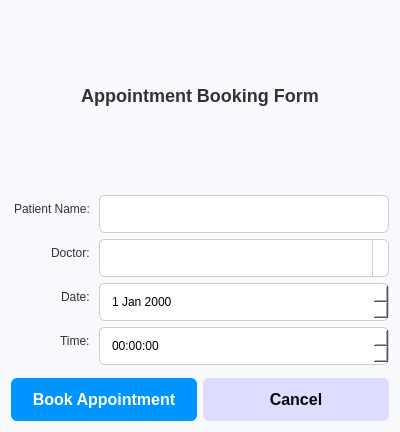
<?xml version="1.0" encoding="UTF-8"?>
<ui version="4.0">
 <class>AppointmentForm</class>
 <widget class="QDialog" name="AppointmentForm">
  <property name="geometry">
   <rect>
    <x>0</x>
    <y>0</y>
    <width>400</width>
    <height>432</height>
   </rect>
  </property>
  <property name="windowTitle">
   <string>Appointment Booking</string>
  </property>
  <property name="styleSheet">
   <string notr="true">QDialog {
    background-color: #f7f9fc;
    font-family: 'Arial', sans-serif;
    font-size: 14px;
    padding: 20px;
    border-radius: 8px;
}

QLabel {
    color: #333;
    margin-bottom: 10px;
}

QLineEdit, QComboBox {
    padding: 10px;
    border: 1px solid #ccc;
    border-radius: 6px;
    background-color: #ffffff;
    color: #000;  /* Text color in QLineEdit set to black */
}

QLineEdit:focus, QComboBox:focus {
    border-color: #007acc;
    box-shadow: 0 0 5px rgba(0, 122, 204, 0.5);
}

QPushButton#btnBookAppointment {
    background-color: #0094ff;
    color: #fff;
    padding: 12px 18px;
    border: none;
    border-radius: 6px;
    font-size: 16px;
    font-weight: bold;
}

QPushButton#btnBookAppointment:hover {
    background-color: #218838;
}

QPushButton#btnCancel {
    background-color: #dedcff;
    color: #080608;
    padding: 12px 18px;
    border: none;
    border-radius: 6px;
    font-size: 16px;
    font-weight: bold;
}

QPushButton#btnCancel:hover {
    background-color: #c82333;
}

QFormLayout {
    spacing: 10px;
    margin-bottom: 20px;
}

QFormLayout QLineEdit, QFormLayout QComboBox {
    min-width: 250px;
}

QComboBox {
    padding: 10px;
    border: 1px solid #ccc;
    border-radius: 6px;
    background-color: #ffffff;
}

QComboBox::drop-down {
    border-left: 1px solid #ccc;
}

QDateEdit, QTimeEdit {
    padding: 10px;
    border: 1px solid #ccc;
    border-radius: 6px;
    background-color: #ffffff;
    color: #000;  /* Text color in QDateEdit and QTimeEdit set to black */
}

QDateEdit::down-arrow, QTimeEdit::down-arrow {
   color: #000;
}

QDateEdit:focus, QTimeEdit:focus {
    border-color: #007acc;
    box-shadow: 0 0 5px rgba(0, 122, 204, 0.5);
}

QWidget#appointmentDetails {
    background-color: #e6f0ff;
    padding: 15px;
    border-radius: 6px;
}

QWidget#appointmentDetails QLabel {
    color: #0056b3;
    font-weight: bold;
}

QWidget#appointmentDetails QLineEdit {
    background-color: #ffffff;
    border: 1px solid #007acc;
    color: #000;  /* Text color in QLineEdit within appointmentDetails set to black */
}

QWidget#appointmentDetails QComboBox {
    background-color: #ffffff;
    border: 1px solid #007acc;
}

QWidget#appointmentDetails QDateEdit, QWidget#appointmentDetails QTimeEdit {
    background-color: #ffffff;
    border: 1px solid #007acc;
    color: #000;  /* Text color in QDateEdit and QTimeEdit within appointmentDetails set to black */
}

QWidget#appointmentDetails QDateEdit::down-arrow, QWidget#appointmentDetails QTimeEdit::down-arrow {
    image: url(:/black-arrow-down.png);  /* Assuming you have an image resource for a black arrow */
}

QWidget#appointmentDetails QPushButton {
    background-color: #28a745;
    color: #fff;
    padding: 10px 15px;
    border: none;
    border-radius: 6px;
    font-size: 14px;
    font-weight: bold;
}

QWidget#appointmentDetails QPushButton:hover {
    background-color: #218838;
}
</string>
  </property>
  <layout class="QVBoxLayout" name="verticalLayout">
   <item>
    <layout class="QVBoxLayout" name="titleLayout">
     <item>
      <widget class="QLabel" name="messageTitle">
       <property name="enabled">
        <bool>true</bool>
       </property>
       <property name="styleSheet">
        <string notr="true">
         QLabel {
             font-size: 18px;
             font-weight: bold;
         }
        </string>
       </property>
       <property name="text">
        <string>Appointment Booking Form</string>
       </property>
       <property name="alignment">
        <set>Qt::AlignmentFlag::AlignCenter</set>
       </property>
      </widget>
     </item>
    </layout>
   </item>
   <item>
    <layout class="QFormLayout" name="formLayout">
     <property name="labelAlignment">
      <set>Qt::AlignmentFlag::AlignRight|Qt::AlignmentFlag::AlignTrailing|Qt::AlignmentFlag::AlignVCenter</set>
     </property>
     <property name="formAlignment">
      <set>Qt::AlignmentFlag::AlignLeading|Qt::AlignmentFlag::AlignLeft|Qt::AlignmentFlag::AlignTop</set>
     </property>
     <item row="0" column="0">
      <widget class="QLabel" name="labelPatientName">
       <property name="text">
        <string>Patient Name:</string>
       </property>
      </widget>
     </item>
     <item row="0" column="1">
      <widget class="QLineEdit" name="lineEditPatientName"/>
     </item>
     <item row="1" column="0">
      <widget class="QLabel" name="labelDoctor">
       <property name="text">
        <string>Doctor:</string>
       </property>
      </widget>
     </item>
     <item row="2" column="0">
      <widget class="QLabel" name="labelDate">
       <property name="text">
        <string>Date:</string>
       </property>
      </widget>
     </item>
     <item row="2" column="1">
      <widget class="QDateEdit" name="dateEdit"/>
     </item>
     <item row="3" column="0">
      <widget class="QLabel" name="labelTime">
       <property name="text">
        <string>Time:</string>
       </property>
      </widget>
     </item>
     <item row="3" column="1">
      <widget class="QTimeEdit" name="timeEdit"/>
     </item>
     <item row="1" column="1">
      <widget class="QComboBox" name="comboBoxDoctor"/>
     </item>
    </layout>
   </item>
   <item>
    <layout class="QHBoxLayout" name="horizontalLayout">
     <item>
      <widget class="QPushButton" name="btnBookAppointment">
       <property name="text">
        <string>Book Appointment</string>
       </property>
      </widget>
     </item>
     <item>
      <widget class="QPushButton" name="btnCancel">
       <property name="text">
        <string>Cancel</string>
       </property>
      </widget>
     </item>
    </layout>
   </item>
  </layout>
 </widget>
 <resources/>
 <connections/>
</ui>
